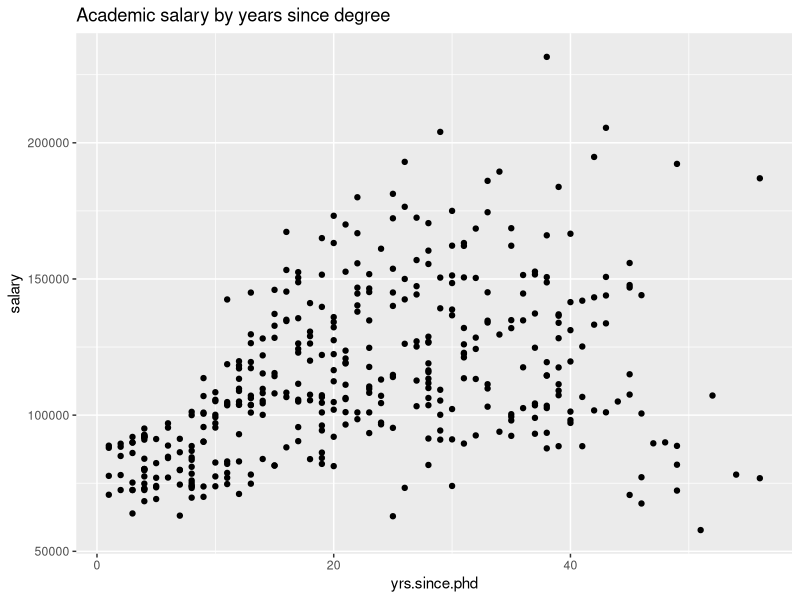
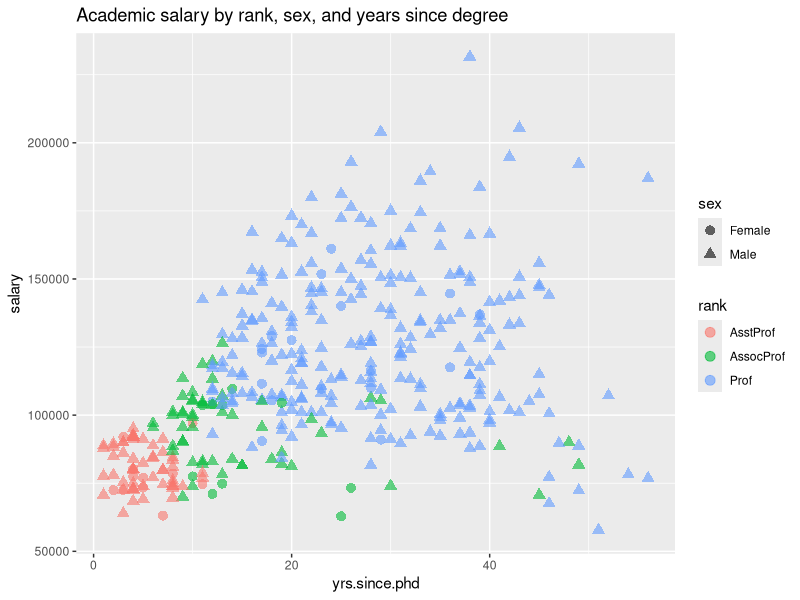
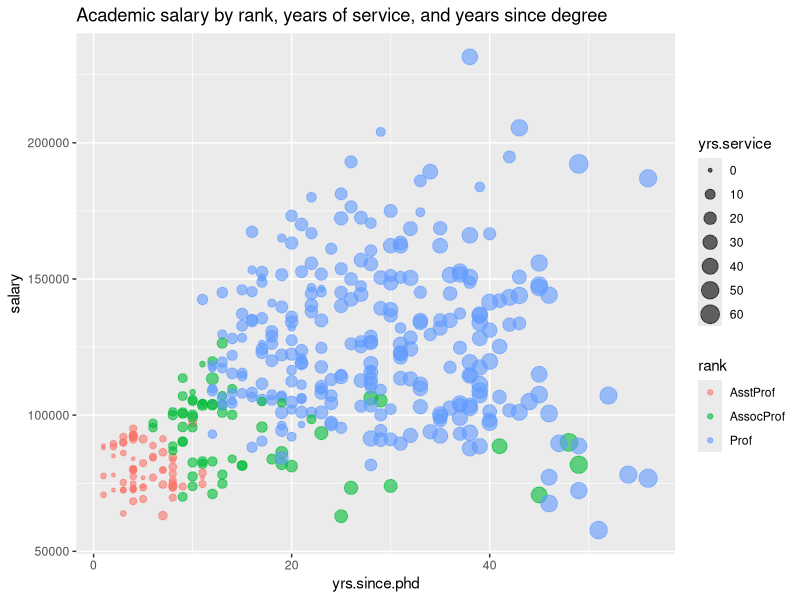
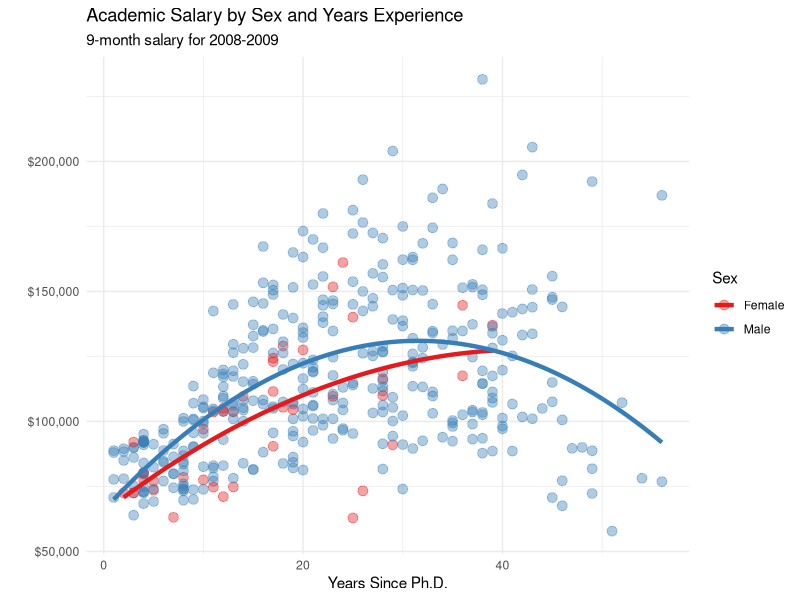
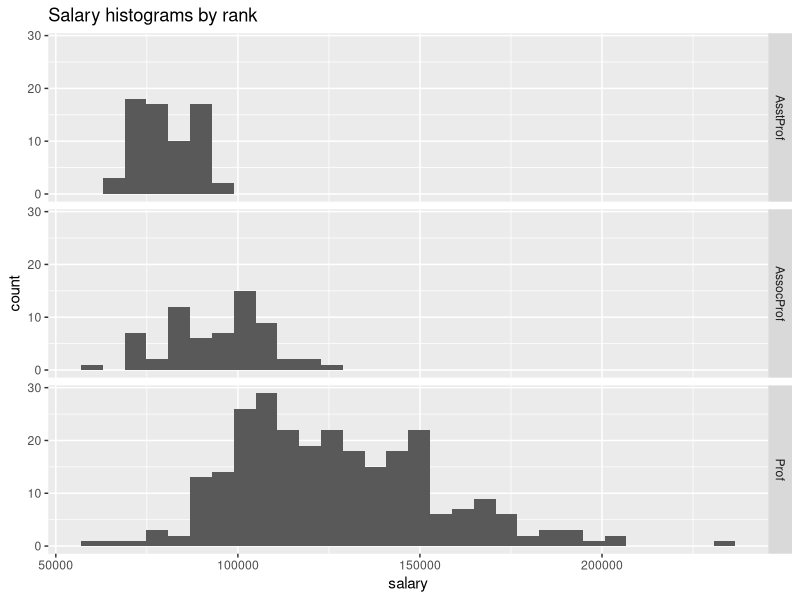
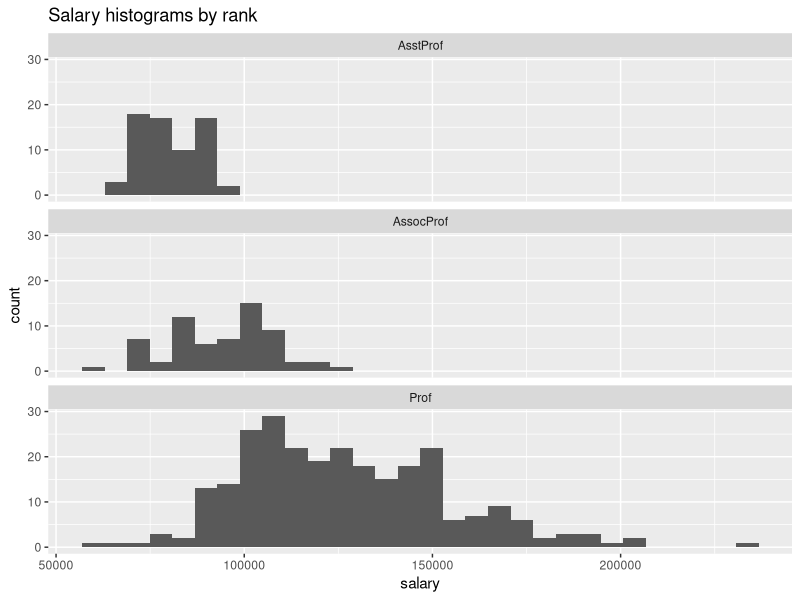

These figures' R source, in order: (Note: this script raises an error after producing the figures.)
## ---- chunk 1
knitr::opts_chunk$set(echo = TRUE)
## ---- chunk 2
library(ggplot2)
data(Salaries, package = "carData")

# plot experience vs. salary
ggplot(
  Salaries,
  aes(x = yrs.since.phd, y = salary)
) +
  geom_point() +
  labs(title = "Academic salary by years since degree")
## ---- chunk 3
# plot experience vs. salary
# (color represents rank, shape represents sex)
ggplot(Salaries, aes(
  x = yrs.since.phd,
  y = salary,
  color = rank,
  shape = sex
)) +
  geom_point(size = 3, alpha = .6) +
  labs(title = "Academic salary by rank, sex, and years since degree")
## ---- chunk 4
library(ggplot2)
data(Salaries, package = "carData")

# plot experience vs. salary
# (color represents rank and size represents service)
# write your answer here
ggplot(Salaries, aes(
  x = yrs.since.phd,
  y = salary,
  color = rank,
  size = yrs.service
)) +
  geom_point(alpha = .6) +
  labs(title = "Academic salary by rank, years of service, and years since degree")
## ---- chunk 5
# plot experience vs. salary with
# fit lines (color represents sex)
ggplot(
  Salaries,
  aes(
    x = yrs.since.phd,
    y = salary,
    color = sex
  )
) +
  geom_point(
    alpha = .4,
    size = 3
  ) +
  geom_smooth(
    se = FALSE,
    method = "lm",
    formula = y ~ poly(x, 2),
    linewidth = 1.5
  ) +
  labs(
    x = "Years Since Ph.D.",
    title = "Academic Salary by Sex and Years Experience",
    subtitle = "9-month salary for 2008-2009",
    y = "",
    color = "Sex"
  ) +
  scale_y_continuous(label = scales::dollar) +
  scale_color_brewer(palette = "Set1") +
  theme_minimal()
## ---- chunk 6
# plot salary histograms by rank
ggplot(Salaries, aes(x = salary)) +
  geom_histogram() +
  facet_grid(rank ~ .) +
  labs(title = "Salary histograms by rank")
## ---- chunk 7
# plot salary histograms by rank
ggplot(Salaries, aes(x = salary)) +
  geom_histogram() +
  facet_wrap(~rank, ncol = 1) +
  labs(title = "Salary histograms by rank")
## ---- chunk 8
knitr::include_graphics("position-facets.png")
## ---- chunk 9
# plot salary histograms by rank and sex
# write your answer here
ggplot(Salaries, aes(x = salary)) +
  geom_histogram() +
  facet_grid(rank~sex) +
  labs(title = "Salary histograms by rank and sex")
## ---- chunk 10
# plot salary by years of experience by sex and discipline
ggplot(
  Salaries,
  aes(x = yrs.since.phd, y = salary, color = sex)
) +
  geom_point() +
  geom_smooth(
    method = "lm",
    se = FALSE
  ) +
  facet_wrap(~discipline,
    ncol = 1
  )
## ---- chunk 11
# plot salary by years of experience by sex and discipline
ggplot(Salaries, aes(
  x = yrs.since.phd,
  y = salary,
  color = sex
)) +
  geom_point(
    size = 2,
    alpha = .5
  ) +
  geom_smooth(
    method = "lm",
    se = FALSE,
    linewidth = 1.5
  ) +
  facet_wrap(
    ~ factor(discipline,
      labels = c("Theoretical", "Applied")
    ),
    ncol = 1
  ) +
  scale_y_continuous(labels = scales::dollar) +
  theme_minimal() +
  scale_color_brewer(palette = "Set1") +
  labs(
    title = paste0(
      "Relationship of salary and years ",
      "since degree by sex and discipline"
    ),
    subtitle = "9-month salary for 2008-2009",
    color = "Gender",
    x = "Years since Ph.D.",
    y = "Academic Salary"
  )
## ---- chunk 12
# plot life expectancy by year separately
# for each country in the Americas
data(gapminder, package = "gapminder")

# Select the Americas data
plotdata <- dplyr::filter(
  gapminder,
  continent == "Americas"
)

# plot life expectancy by year, for each country
ggplot(plotdata, aes(x = year, y = lifeExp)) +
  geom_line(color = "grey") +
  geom_point(color = "blue") +
  facet_wrap(~country) +
  theme_minimal(base_size = 9) +
  theme(axis.text.x = element_text(
    angle = 45,
    hjust = 1
  )) +
  labs(
    title = "Changes in Life Expectancy",
    x = "Year",
    y = "Life Expectancy"
  )
## ---- chunk 13
# Data: numeric variables of the native mtcars dataset
data <- mtcars[, c(1, 3:6)]

# Plot
plot(data, pch = 20, cex = 1, col = "#69b3a2")
## ---- chunk 14
# install.packages("GGally")
library(GGally)


data <- data.frame(
  var1 = 1:100 + rnorm(100, sd = 20),
  var2 = 1:100 + rnorm(100, sd = 27),
  var3 = rep(1, 100) + rnorm(100, sd = 1)
)
data$var4 <- data$var1**2
data$var5 <- -(data$var1**2)

p <- ggpairs(data, title = "correlogram with ggpairs()")
p
## ---- chunk 15
library(GGally)

data <- data.frame(
  var1 = 1:100 + rnorm(100, sd = 20),
  var2 = 1:100 + rnorm(100, sd = 27),
  var3 = rep(1, 100) + rnorm(100, sd = 1)
)
data$var4 <- data$var1**2
data$var5 <- -(data$var1**2)

ggcorr(data)
## ---- chunk 16
library(GGally)
library(ggplot2)

ggpairs(iris)
## ---- chunk 17
# write your code here to draw plot(1,1) of ggpairs;
ggplot(iris, aes(x = Sepal.Length)) +
  geom_density()

# write your code here to draw plot(2,1) of ggpairs;
ggplot(iris, aes(y = Sepal.Width, x = Sepal.Length)) +
  geom_point()
## ---- chunk 18
ggpairs(iris, mapping = aes(col=Species))

ggpairs(iris, mapping = aes(col=Species),columns = 1:4)

ggpairs(iris, mapping = aes(col=Species),columns = 1:4,upper = list(continuous = "points"))

ggpairs(iris, mapping = aes(col=Species),columns = 1:4,upper = list(continuous = "points"),legend = 1)

ggpairs(iris, mapping = aes(col = Species), columns = 1:4, upper = list(continuous = "points"), legend = 2, progress = F)
## ---- chunk 19
# loading package
library(GGally)

# Data set is provided by R natively
data <- iris

# Plot
ggparcoord(data, columns = 1:4, groupColumn = 5)

# Why groupColumn = 5?
## ---- chunk 20
# Loading packages
# install.packages("viridis")
library(GGally)
library(viridis)

# Data set is provided by R natively
data <- iris

# Plot
ggparcoord(data,
  columns = 1:4,
  groupColumn = 5,
  order = "anyClass",
  showPoints = TRUE,
  title = "Parallel Coordinate Plot for the Iris Data",
  alphaLines = 0.3
) +
  scale_color_viridis(discrete = TRUE) +
  theme_minimal()
## ---- chunk 21
# Libraries
library(GGally)
library(dplyr)

# Data set is provided by R natively
data <- iris

data <- data %>% arrange(desc(Species))

# Plot
ggparcoord(data,
  columns = 1:4,
  groupColumn = 5,
  order = "anyClass",
  showPoints = TRUE,
  title = "",
  alphaLines = 1
) +
  theme(
    legend.position = "top",
    plot.title = element_text(size = 10)
  ) +
  xlab("")

# modify above code to highlight the line of setosa in green
## ---- chunk 22
library(scales)
mycolor1 <- brewer_pal(type = "seq", palette = "Set2")(nlevels(iris$Species))
mycolor2 <- viridis_pal()(9)
show_col(mycolor1)


show_col(viridis_pal()(9))

show_col(hue_pal()(16))


library(RColorBrewer)
display.brewer.all()
